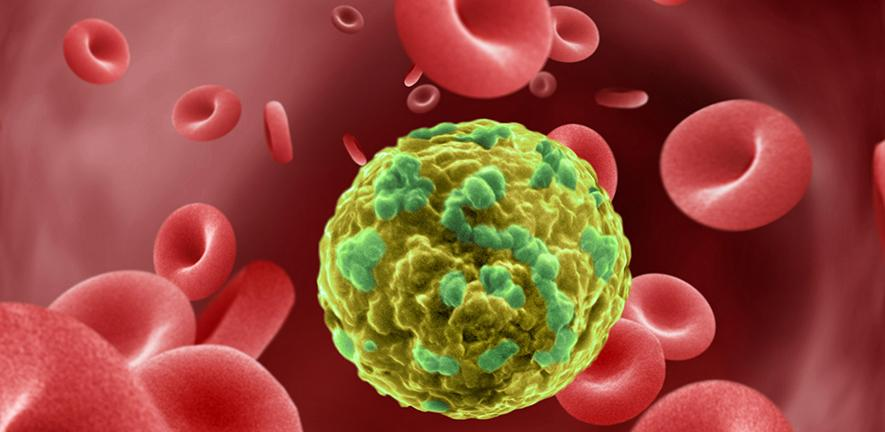
%> input picture _parcial1/figura2.jpg, 885 x 432 px
$ octave punto2Ensayo.m   (GNU Octave 9; MATLAB toolbox functions it lacks are replaced by stand-ins)
%> lines starting %> are read from the running program, lines starting %| are printed output that depends on the picture; in (x1, y1, x2, y2) boxes, pixels count from 0 and x2, y2 are one past the last pixel; in counts of white or black regions, pixels touching at a corner belong together; the program's own positions count from 1
close all
clear
clc

img = imread('figura2.jpg');
%> img is the input picture: size 432x885x3 uint8; mean R, G, B 148.3, 75, 58.2
img1 = rgb2gray(img);
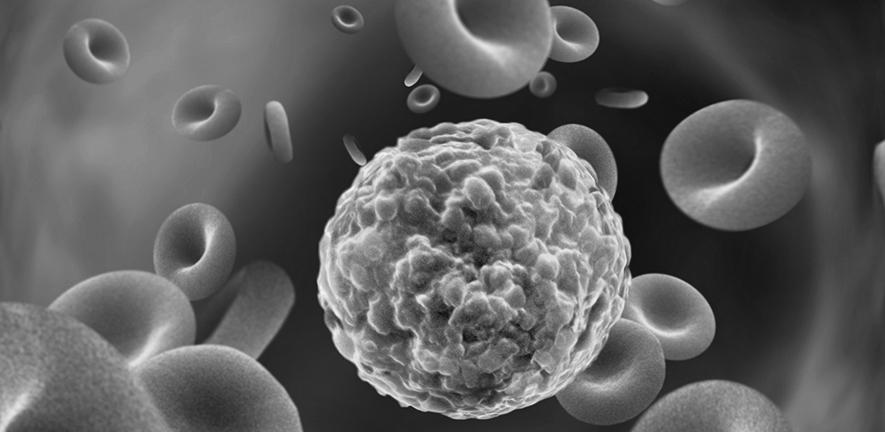
%> img1: size 432x885 uint8; min 10, max 247, mean 95

img_bin = ~imbinarize(img1);
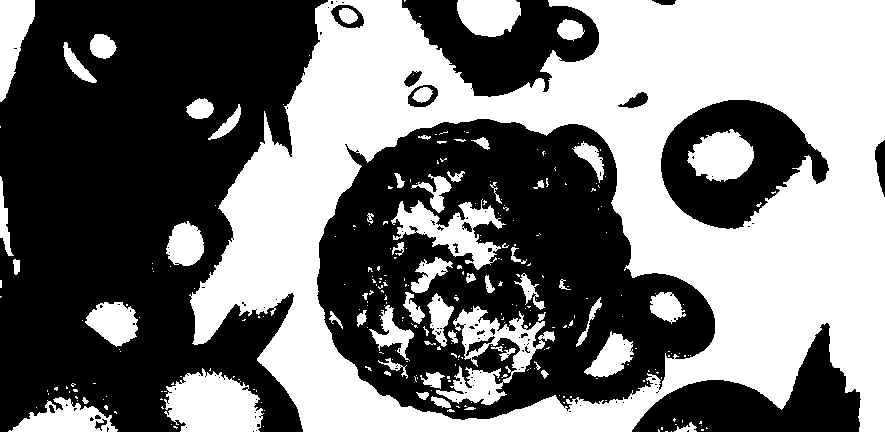
%> img_bin: size 432x885 logical; 46.6% white; 290 white regions (228 under 20 px), largest, box (x1, y1, x2, y2) and area: (189, 0, 885, 432) 142627, (164, 368, 264, 432) 4596, (436, 306, 555, 405) 3953


figure,subplot(1,1,1),colormap('gray'),imagesc(img_bin);axis('image');

$ run again, with _parcial1/figura1.jpg copied over _parcial1/figura2.jpg
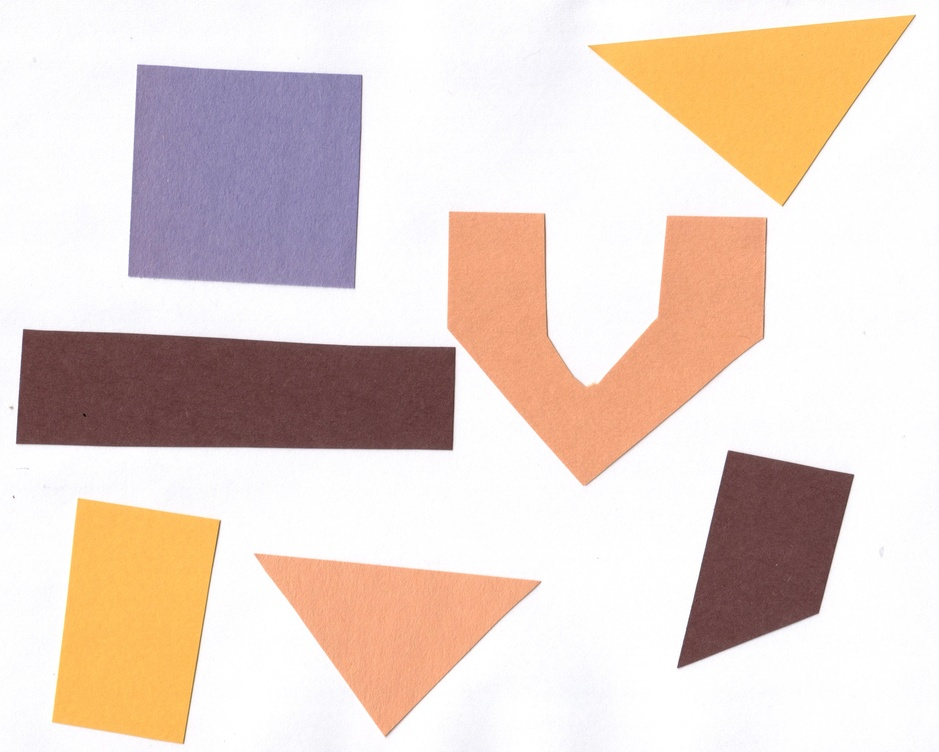
%> input picture _parcial1/figura1.jpg, 939 x 752 px, shrunk from 3068 x 2457 before the run
%> img is the input picture: size 752x939x3 uint8; mean R, G, B 229.6, 212.3, 203.6
%> `img1 = rgb2gray(img);`:
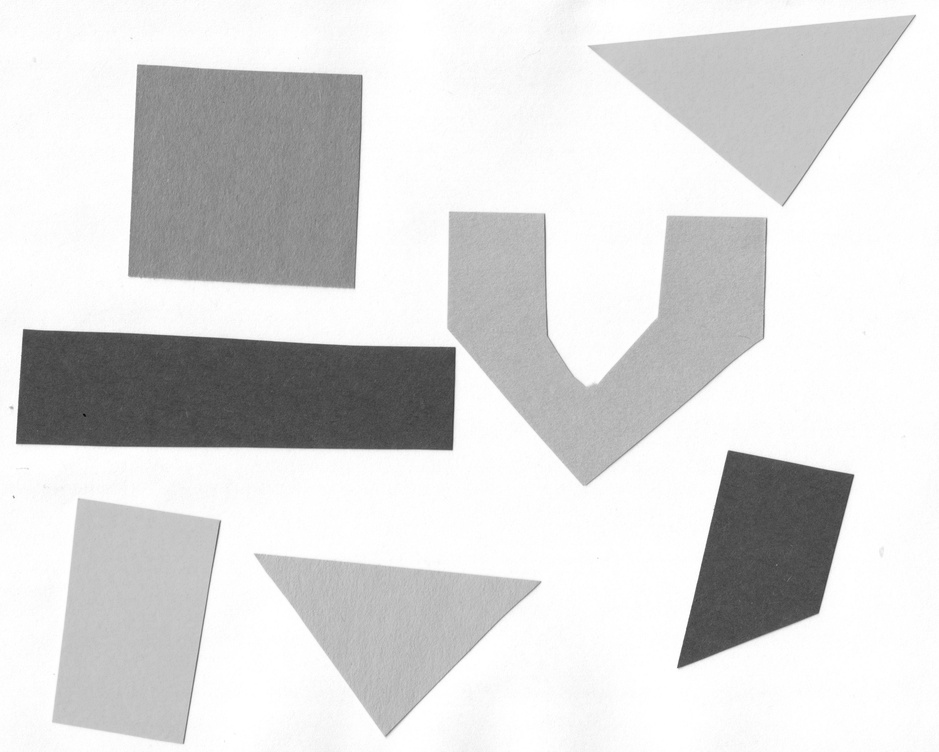
%> img1: size 752x939 uint8; min 7, max 255, mean 216.5
%> `img_bin = ~imbinarize(img1);`:
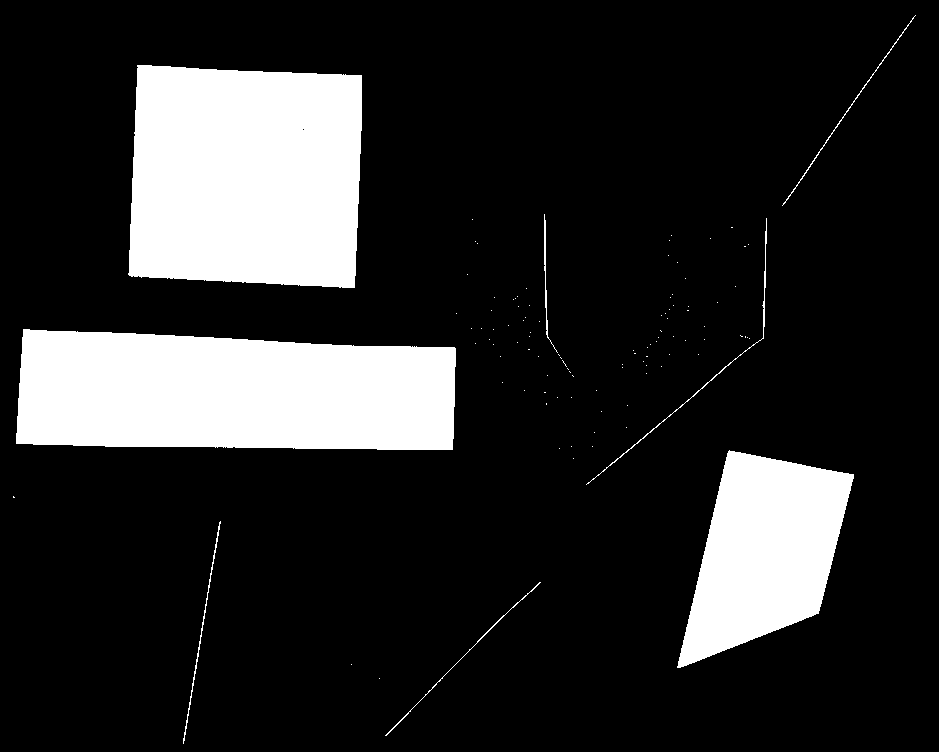
%> img_bin: size 752x939 logical; 17.1% white; 106 white regions (98 under 20 px), largest, box (x1, y1, x2, y2) and area: (128, 65, 362, 288) 48031, (16, 329, 456, 450) 47364, (677, 450, 854, 668) 23381
